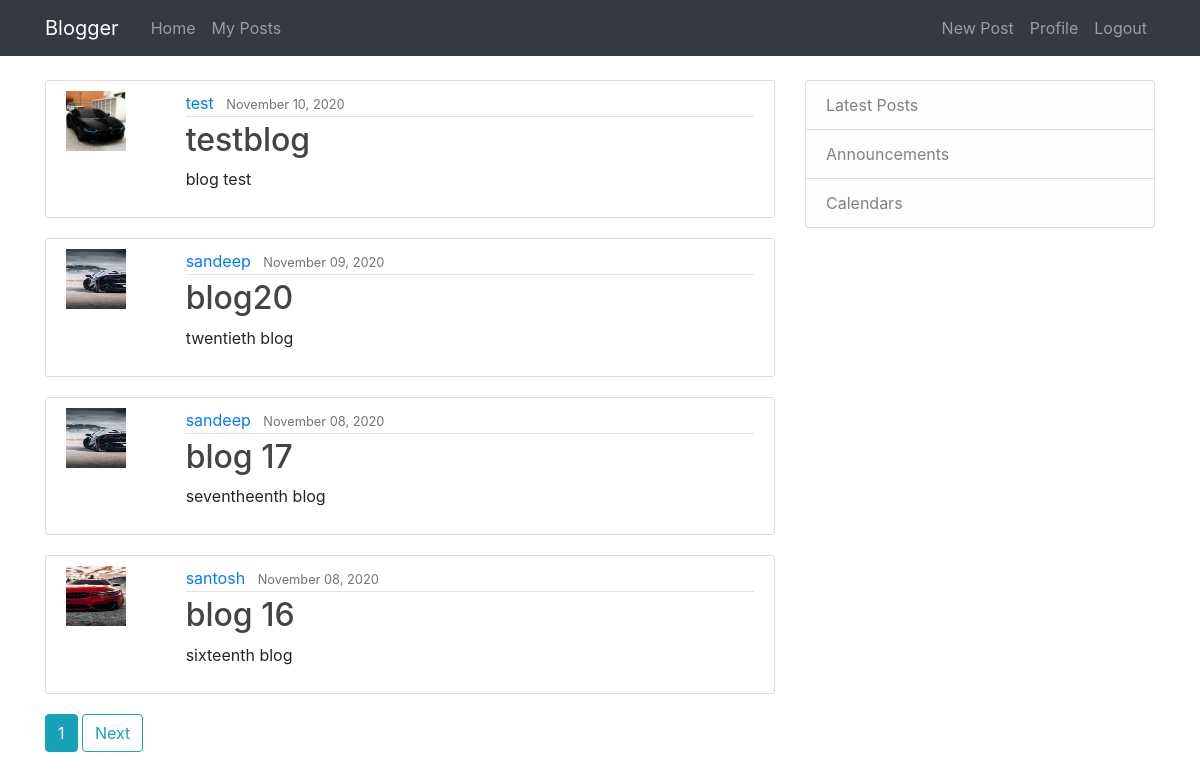
Page /home (signed in) on the committed database.
### blog/models.py (models this page shows, shortened)
class Post(models.Model):
    title=models.CharField(max_length=100)
    content=models.TextField()
    date=models.DateTimeField(default=timezone.now)
    author=models.ForeignKey(User,on_delete=models.CASCADE)

### users/models.py (models this page shows, shortened)
class Profile(models.Model):
    user=models.OneToOneField(User,on_delete=models.CASCADE)
    image = models.ImageField(default='default.jpg', upload_to='profile_pics')

### blog/views.py (the view)
# urls.py: path('home',PostListView.as_view(),name='blog-home'),
class PostListView(LoginRequiredMixin,ListView):
    model=Post
    template_name = 'blog/home.html'
    context_object_name = 'posts'
    ordering = ['-date']
    paginate_by = 4

### blog/templates/blog/home.html (shortened to what this page needs)
{% extends "blog/base.html" %}
{% block content %}
    {% for post in posts %}
        <article class="media content-section">
          <div class="media-body row">
              <div class="col-sm-2"><img src="{{ post.author.profile.image.url }}" class="blog-image" width="60" height="60"></div>
              <div class="col">
                  <div class="article-metadata ">
                       <a class="mr-2" href="{% url 'user-posts' post.author.username%}">{{ post.author }}</a>
                        <small class="text-muted">{{ post.date|date:"F d, Y" }}</small>
                  </div>
                  <h2><a class="article-title" href="{% url 'post-detail' post.id%}">{{ post.title }}</a></h2>
                  <p class="article-content">{{ post.content }}</p>
              </div>
          </div>
        </article>
    {% endfor %}
    {% if is_paginated %}
        {% for num in page_obj.paginator.page_range %}
            {% if page_obj.number == num %}
                <a class="btn btn-info mb-4" href="?page={{ num }}">{{ num }}</a>
            {% endif %}
      {% endfor %}
      {% if page_obj.has_next %}
        <a class="btn btn-outline-info mb-4" href="?page={{ page_obj.next_page_number }}">Next</a>
      {% endif %}
    {% endif %}
{% endblock content %}

### blog/static/blog/main.css (style rules this page uses)
body { margin-top: 5rem; }
.content-section { background: #ffffff; padding: 10px 20px; border: 1px solid #dddddd; border-radius: 3px; margin-bottom: 20px; }
.article-title { color: #444444; }
.article-metadata { padding-bottom: 1px; margin-bottom: 4px; border-bottom: 1px solid #e3e3e3 }

### rows in the picture
Post: author.profile.image (picture), author "test", date "November 10, 2020", title "testblog", content "blog test"
Post: author.profile.image (picture), author "sandeep", date "November 09, 2020", title "blog20", content "twentieth blog"
Post: author.profile.image (picture), author "sandeep", date "November 08, 2020", title "blog 17", content "seventheenth blog"
Post: author.profile.image (picture), author "santosh", date "November 08, 2020", title "blog 16", content "sixteenth blog"

### other values in the picture
{{ num }} "1"
